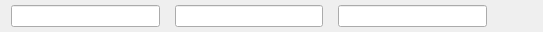
<?xml version="1.0" encoding="UTF-8"?>
<ui version="4.0">
 <class>ExperimentPoint</class>
 <widget class="QWidget" name="ExperimentPoint">
  <property name="geometry">
   <rect>
    <x>0</x>
    <y>0</y>
    <width>543</width>
    <height>32</height>
   </rect>
  </property>
  <property name="windowTitle">
   <string>Form</string>
  </property>
  <layout class="QHBoxLayout" name="horizontalLayout_2">
   <property name="spacing">
    <number>15</number>
   </property>
   <property name="topMargin">
    <number>1</number>
   </property>
   <property name="bottomMargin">
    <number>1</number>
   </property>
   <item>
    <widget class="QLineEdit" name="target_edit"/>
   </item>
   <item>
    <widget class="QLineEdit" name="count_edit"/>
   </item>
   <item>
    <widget class="QLineEdit" name="spread_edit"/>
   </item>
   <item>
    <widget class="QPushButton" name="delete_btn">
     <property name="sizePolicy">
      <sizepolicy hsizetype="Fixed" vsizetype="Fixed">
       <horstretch>0</horstretch>
       <verstretch>0</verstretch>
      </sizepolicy>
     </property>
     <property name="minimumSize">
      <size>
       <width>30</width>
       <height>30</height>
      </size>
     </property>
     <property name="maximumSize">
      <size>
       <width>30</width>
       <height>30</height>
      </size>
     </property>
     <property name="text">
      <string/>
     </property>
     <property name="icon">
      <iconset resource="../Resources/files.qrc">
       <normaloff>:/icons/close.svg</normaloff>:/icons/close.svg</iconset>
     </property>
     <property name="iconSize">
      <size>
       <width>25</width>
       <height>25</height>
      </size>
     </property>
     <property name="flat">
      <bool>true</bool>
     </property>
    </widget>
   </item>
  </layout>
 </widget>
 <resources>
  <include location="../Resources/files.qrc"/>
 </resources>
 <connections/>
</ui>
